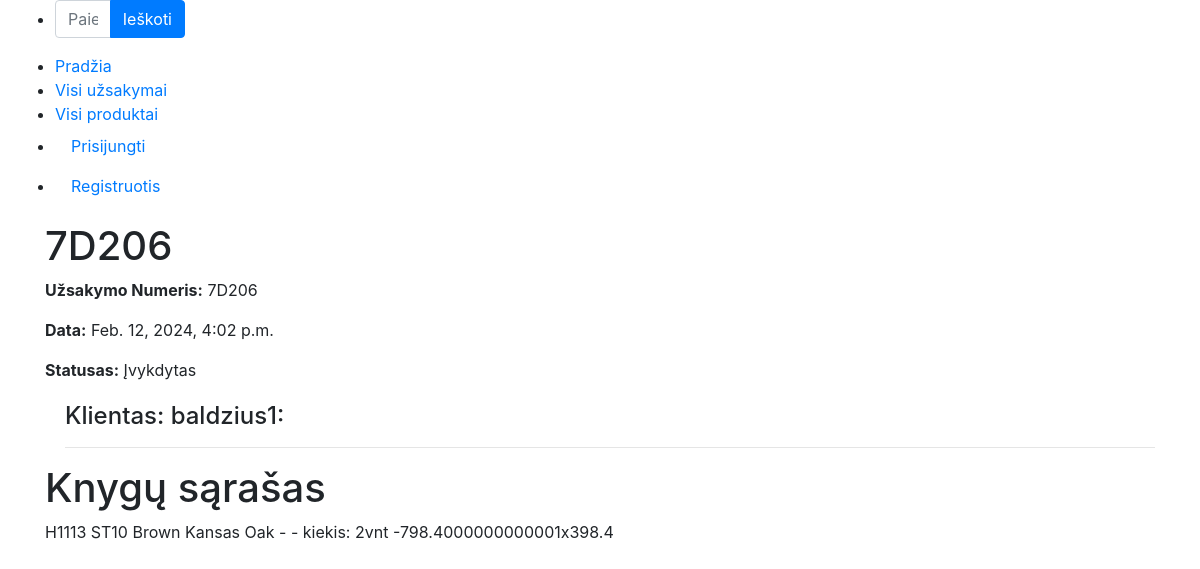
/baldai3/order_line/4, run on an earlier commit of the app's database.
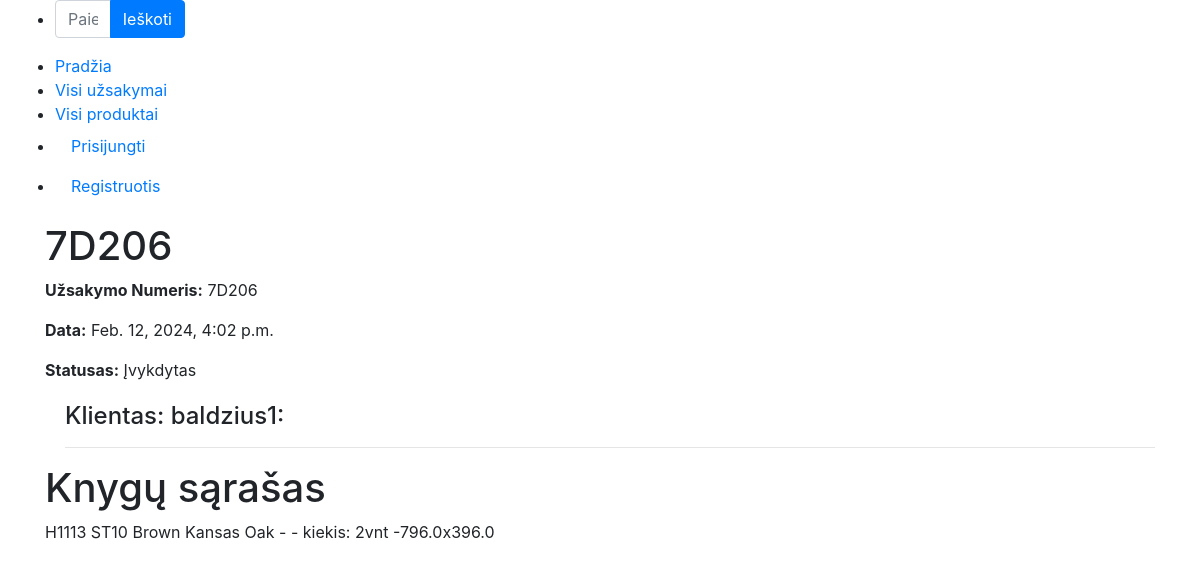
And on a later commit of the database.
### baldai3/models.py (models this page shows, shortened)
class OrderLine(models.Model):
    order = models.ForeignKey(to="Order", verbose_name="Užsakymas", on_delete=models.CASCADE, related_name="lines")
    product = models.ForeignKey(to="Product", verbose_name="Plokštė", on_delete=models.SET_NULL, null=True, related_name="gaminys")
    product_thickness = models.ForeignKey(to="ProductThickness", verbose_name="Storis", on_delete=models.SET_NULL,
                                          null=True)
    right_edge_info = models.ForeignKey(to="RightEdgeInfo", verbose_name="→ dešinė briauna",
                                        on_delete=models.SET_NULL,
                                        null=True,
                                        blank=True,
                                        default=None,
                                        related_name="right_edge_info")
    left_edge_info = models.ForeignKey(to="LeftEdgeInfo", verbose_name="← kairė briauna",
                                       on_delete=models.SET_NULL,
                                       null=True,
                                       blank=True,
                                       default=None,
                                       related_name="left_edge_info")
    bottom_edge_info = models.ForeignKey(to="BottomEdgeInfo", verbose_name="↓ apatinė briauna",
                                         on_delete=models.SET_NULL,
                                         null=True,
                                         blank=True,
                                         default=None,
                                         related_name="bottom_edge_info")
    top_edge_info = models.ForeignKey(to="TopEdgeInfo", verbose_name="↑ viršutinė briauna",
                                      on_delete=models.SET_NULL,
                                      null=True,
                                      blank=True,
                                      default=None,
                                      related_name="top_edge_info")
    mill_drawing_info = models.ForeignKey(to="MillDrawing", verbose_name="Frezavimas",
                                          on_delete=models.SET_NULL,
                                          null=True,
                                          blank=True,
                                          default=None,
                                          )
    sketch_custom = models.ForeignKey(to="SketchCustom", verbose_name="Eskizas",
                                      on_delete=models.SET_NULL,
                                      null=True,
                                      blank=True,
                                      default=None,
                                      )
    sketch_drill_info = models.ForeignKey(to="DrillSketch", verbose_name="Gręžimas",
                                          on_delete=models.SET_NULL,
                                          null=True,
                                          blank=True,
                                          default=None,
                                          )
    qty = models.IntegerField(verbose_name="Kiekis", )
    product_length = models.IntegerField(verbose_name="Ilgis")
    product_width = models.IntegerField(verbose_name="Plotis")
    def total_length(self):
        left_thickness = self.left_edge_info.e_thickness_model.e_thickness if self.left_edge_info else 0
        right_thickness = self.right_edge_info.e_thickness_model.e_thickness if self.right_edge_info else 0
        sum = self.product_length - left_thickness - right_thickness
        return sum
    def total_width(self):
        top_thickness = self.top_edge_info.e_thickness_model.e_thickness if self.top_edge_info else 0
        bottom_thickness = self.bottom_edge_info.e_thickness_model.e_thickness if self.bottom_edge_info else 0
        sum = self.product_width - top_thickness - bottom_thickness
        return sum
    def display_total_length(self):
        return f"{self.total_length()}"
    display_total_length.short_description = "Cut Length"
    def display_total_width(self):
        return f"{self.total_width()}"
    display_total_width.short_description = "Cut width"
    def view_sketch_image_url(self):
        if self.mill_drawing_info and self.mill_drawing_info.sketch:
            return format_html('<a href="{}" target="_blank">View Sketch Image</a>', self.mill_drawing_info.sketch.url)
        else:
            return "No sketch image available"
    view_sketch_image_url.short_description = "Sketch Image"
    view_sketch_image_url.allow_tags = True
    def sketch_image_url(self):
        if self.sketch_custom and self.sketch_custom.sketch:
            return format_html('<a href="{}" target="_blank">View Sketch Image</a>', self.sketch_custom.sketch.url)
        else:
            return "No sketch image available"
    sketch_image_url.short_description = "Sketch Image"
    sketch_image_url.allow_tags = True
    def sketch_drill_url(self):
        if self.sketch_drill_info and self.sketch_drill_info.sketch:
            return format_html('<a href="{}" target="_blank">View Sketch Image</a>', self.sketch_drill_info.sketch.url)
        else:
            return "No sketch image available"
    sketch_drill_url.short_description = "Sketch Image"
    sketch_drill_url.allow_tags = True
    def __str__(self):
        return f"{self.product} - kiekis: {self.qty}vnt -{self.total_length()}x{self.total_width()}"
    class Meta:
        verbose_name = 'Užsakymo eilutė'
        verbose_name_plural = 'Užsakymo eilutės'

class Product(models.Model):
    decor = models.CharField(verbose_name="Plokštės dekoras", max_length=10)
    texture = models.CharField(verbose_name="Plokštės atsparumo klasė", max_length=10)
    p_name = models.CharField(verbose_name="Plokštės pavadinimas", max_length=50)
    nsc_color = models.CharField(verbose_name="Plokštės spalvos kodas", max_length=50)
    description = models.TextField('Aprašymas', max_length=2000, default='')
    decor_pic = models.ImageField('Dekoro nuotrauka', upload_to='decors', null=True, blank=True)
    def __str__(self):
        return f"{self.decor} {self.texture} {self.p_name} {self.nsc_color}"
    class Meta:
        verbose_name = 'Plokštė'
        verbose_name_plural = 'Plokštės'

class LeftEdgeInfo(models.Model):
    e_color = models.CharField(verbose_name="Briaunos spalva", max_length=20)
    e_thickness_model = models.ForeignKey(to="EdgeThickness", verbose_name="Plokštės briauna",
                                          on_delete=models.SET_NULL, null=True)
    class Meta:
        verbose_name = 'Plokštės kairė briauna'
        verbose_name_plural = 'Plokščių kairė briauna'

class EdgeThickness(models.Model):
    e_thickness = models.FloatField(verbose_name="Briaunos storis mm", max_length=5)
    class Meta:
        verbose_name = 'Briaunos storis mm'
        verbose_name_plural = 'Braiunų storiai'

class RightEdgeInfo(models.Model):
    e_color = models.CharField(verbose_name="Briaunos spalva", max_length=20)
    e_thickness_model = models.ForeignKey(to="EdgeThickness", verbose_name="Plokštės briauna",
                                          on_delete=models.SET_NULL, null=True)
    class Meta:
        verbose_name = 'Plokštės dešinė briauna'
        verbose_name_plural = 'Plokščių dešinė briauna'

class TopEdgeInfo(models.Model):
    e_color = models.CharField(verbose_name="Briaunos spalva", max_length=20)
    e_thickness_model = models.ForeignKey(to="EdgeThickness", verbose_name="Plokštės briauna",
                                          on_delete=models.SET_NULL, null=True)
    class Meta:
        verbose_name = 'Plokštės viršutinė briauna'
        verbose_name_plural = 'Plokščių viršutinė briauna'

class BottomEdgeInfo(models.Model):
    e_color = models.CharField(verbose_name="Briaunos spalva", max_length=20)
    e_thickness_model = models.ForeignKey(to="EdgeThickness", verbose_name="Plokštės briauna",
                                          on_delete=models.SET_NULL, null=True)
    class Meta:
        verbose_name = 'Plokštės apatinė briauna'
        verbose_name_plural = 'Plokščių apatinė briauna'

### baldai3/views.py (the view)
# urls.py: path('order_line/<int:pk>', views.OrderDetailView.as_view(), name='order_detail'),
class OrderDetailView(generic.DetailView):
    model = Order
    template_name = 'order_detail.html'
    def get_context_data(self, **kwargs):
        context = super().get_context_data(**kwargs)
        context['status_display'] = self.object.get_status_display()
        context['order_lines'] = OrderLine.objects.filter(order=self.object)
        return context

### baldai3/templates/order_detail.html
{% extends "base.html" %}
{% block "content" %}
<h1>{{ order.order_no }}</h1>
<p><strong>Užsakymo Numeris:</strong> {{ order.order_no }}</p>
<p><strong>Data:</strong> {{ order.date }}</p>
<p><strong>Statusas:</strong> {{ status_display }}</p>
<div style="margin-left:20px;margin-top:20px">
    <h4>Klientas: {{ order.client_name }}:</h4>
    <hr>
</div>
<h1>Knygų sąrašas</h1>
{% if order_lines %}
{% for order_line in order_lines %}
    <p>{{ order_line }}</p>
{% endfor %}
{% else %}
<div class="alert alert-warning" role="alert">
  Užsakymo eilučių (order_lines) nėra.
</div>
{% endif %}
{% endblock %}

What changed in the data, as far as the page shows it:
changed OrderLine: product+qty+left_edge_info "H1113 ST10 Brown Kansas Oak - - kiekis: 2vnt -798.4000000000001x398.4" → "H1113 ST10 Brown Kansas Oak - - kiekis: 2vnt -796.0x396.0"
